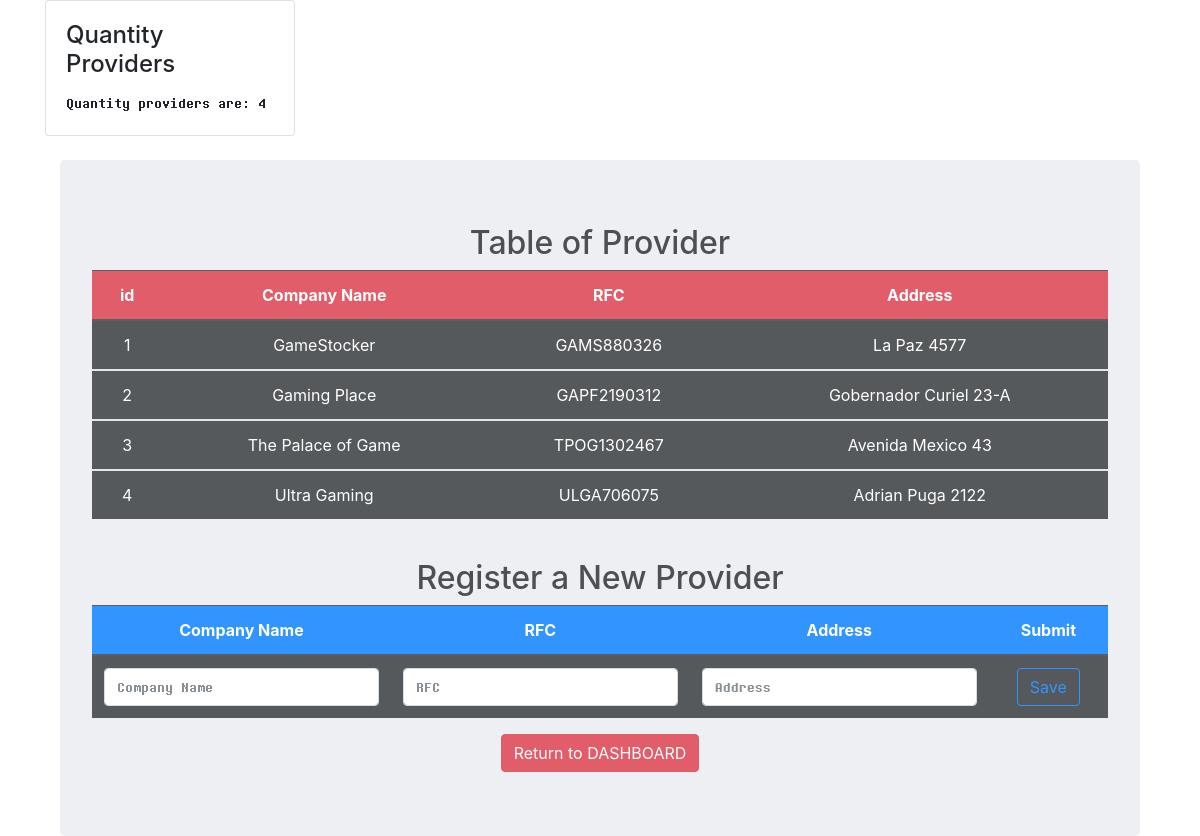
The page /src/pages/manage-provider.php (signed in) on the database its author committed.
### tables this page shows
CREATE TABLE IF NOT EXISTS `provider` (
  `id` int(11) NOT NULL AUTO_INCREMENT,
  `company_name` varchar(50) NOT NULL,
  `RFC` varchar(15) NOT NULL,
  `address` varchar(50) NOT NULL,
  PRIMARY KEY (`id`) USING BTREE,
  KEY `company_name` (`company_name`)
);

### php/Entity/connection.php (called while the page is built, shortened)
<?php
class sqlConnection
{
    private $host = "localhost";
    private $user = "root";
    private $password = "";
    private $database = "videogamecenter";
    private $connection;
    public function __construct(){
        $this->connection = mysqli_connect($this->host, $this->user, $this->password, $this->database);
    }
    public function queryBuilder($query){
        $r=mysqli_query($this->connection, $query);
        return $r;
    }
}

### php/Entity/provider.php (the view, shortened to what this page needs)
<?php
require_once('connection.php');
class provider{
    function __construct(){
        require_once('connection.php');
    }
    public function showProviders(){
        $db = new sqlConnection();
        $data = $db->queryBuilder("SELECT * FROM provider");
        echo "<table class='table table-striped table-dark'>
                <thead>
                    <tr class='bg-danger'>
                    <th>id</th>
                    <th>Company Name</th>
                    <th>RFC</th>
                    <th>Address</th>
                    </tr>
                </thead>";
        while($row = mysqli_fetch_array($data)){
            echo "<tbody>";
            echo "<tr>";
            echo "<td>".$row['id']. "</td>";
            echo "<td>".$row['company_name']. "</td>";
            echo "<td>".$row['RFC']. "</td>";
            echo "<td>".$row['address']. "</td>";
            echo "</tr>";
        }
        echo "</tbody>";
        echo "</table>";
    }
}

### rows shown on the page
provider: id "1", company_name "GameStocker", RFC "GAMS880326", address "La Paz 4577"
provider: id "2", company_name "Gaming Place", RFC "GAPF2190312", address "Gobernador Curiel 23-A"
provider: id "3", company_name "The Palace of Game", RFC "TPOG1302467", address "Avenida Mexico 43"
provider: id "4", company_name "Ultra Gaming", RFC "ULGA706075", address "Adrian Puga 2122"

### other values the page prints
$cant "4"
